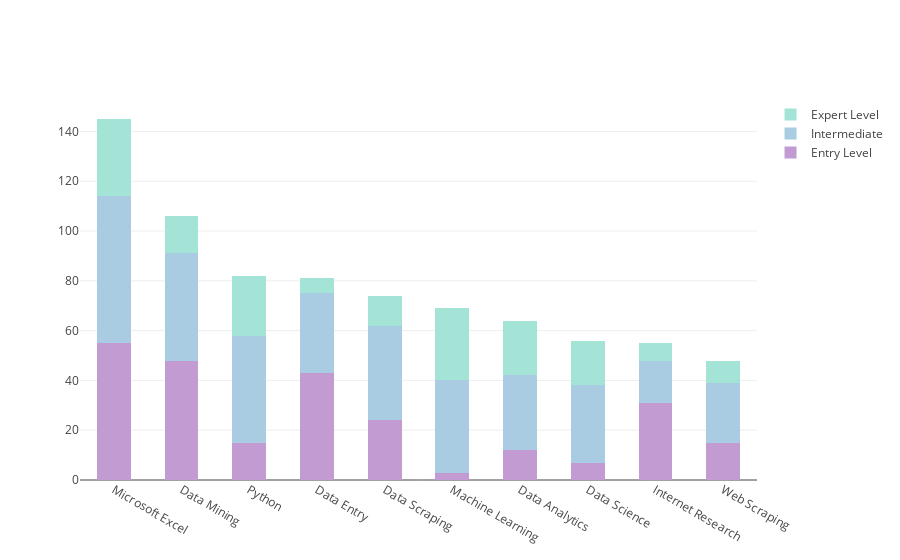

Source (notebook cell):
### Code cell
iplot(go.Figure(data=data, layout = extra_layout), show_link=False)

### Figure 1 — Plotly figure (JSON) as saved in the notebook; plotly's stock layout.template omitted (floating-point values rounded to 4 significant figures; data arrays with more than 128 entries replaced by an {"elided": "..."} marker saying what was removed)
{"data": [{"marker": {"color": "#C39BD3"}, "name": "Entry Level", "type": "histogram", "x": {"elided": "253 str values"}}, {"marker": {"color": "#A9CCE3"}, "name": "Intermediate", "type": "histogram", "x": {"elided": "354 str values"}}, {"marker": {"color": "#A3E4D7"}, "name": "Expert Level", "type": "histogram", "x": {"elided": "173 str values"}}], "layout": {"bargap": 0.5, "barmode": "stack", "xaxis": {"showgrid": false}, "yaxis": {"showgrid": true}}}
